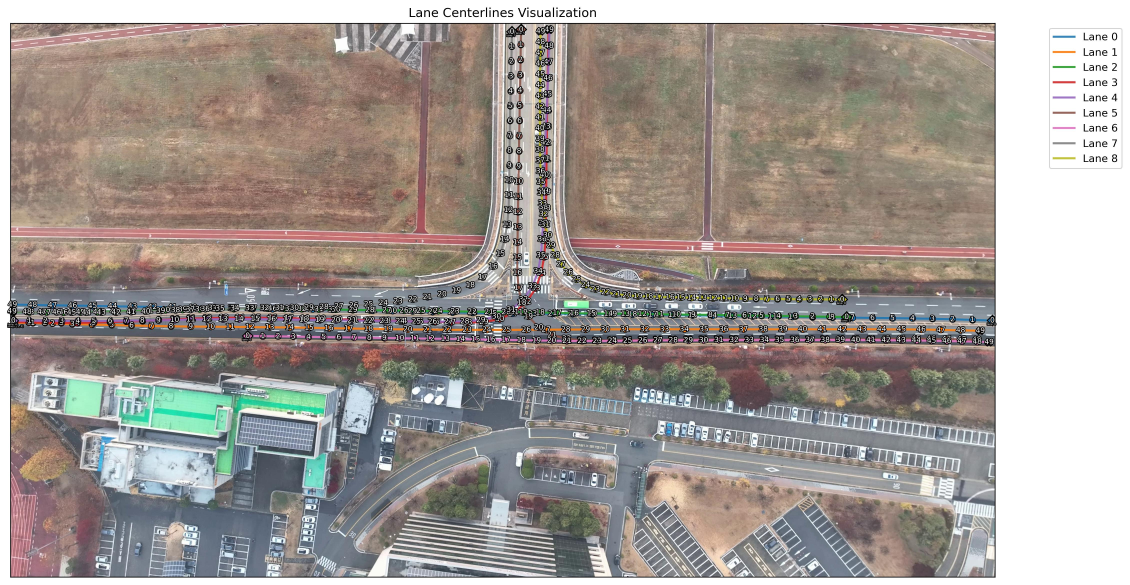
#> input picture data/lanes.jpg, 4518 x 2338 px (shown at 1/4 size)
$ python mark_lanes.py --image data/lanes.jpg --output out.png
#> lines starting #> are read from the running program, lines starting #| are printed output that depends on the picture; after the words box and inside, x2 and y2 are one past the last pixel; in counts of white or black regions, pixels touching at a corner belong together
#!/usr/bin/env python3
"""
Interactive Lane Marking Tool

Click on the image to mark lane centerlines. The lanes will be saved and used
for the traffic simulation.

Usage:
    python mark_lanes.py --image eda/data/media/SiteA.jpg --output eda/data/lanes.json
"""

import cv2
import numpy as np
import json
import argparse
from pathlib import Path
from typing import List, Tuple


class LaneMarker:
    """Interactive tool for marking lanes on an image."""

    def __init__(self, image_path: str, output_path: str):
        """
        Initialize the lane marker.

        Args:
            image_path: Path to the background image
            output_path: Path to save lane data
        """
#> called with image_path = 'data/lanes.jpg', output_path = 'out.png'
        self.image_path = image_path
        self.output_path = output_path

        # Load image
        self.image = cv2.imread(image_path)
#> self.image is the input picture: shape (2338, 4518, 3); mean B, G, R 147.9, 153.2, 161
        if self.image is None:
            raise ValueError(f"Could not load image: {image_path}")

        self.display_image = self.image.copy()
        self.height, self.width = self.image.shape[:2]
#> self.height = 2338; self.width = 4518

        # Lane storage: list of lanes, each lane is a list of points
        self.lanes: List[List[Tuple[int, int]]] = []
        self.current_lane: List[Tuple[int, int]] = []
        self.current_lane_id = 0

        # Zoom and pan state
        self.zoom_factor = 1.0
        self.pan_x = 0
        self.pan_y = 0
        self.is_panning = False
        self.pan_start_x = 0
        self.pan_start_y = 0

        # Setup window
        self.window_name = "Lane Marker - Click to mark lanes, 'n' for new lane, 's' to save, 'q' to quit"
        cv2.namedWindow(self.window_name, cv2.WINDOW_NORMAL)
        cv2.resizeWindow(self.window_name, 1920, 1080)
        cv2.setMouseCallback(self.window_name, self._mouse_callback)

        # Initialize window size
        self.win_width = 1920
        self.win_height = 1080

        # Instructions
        self._print_instructions()

    def _print_instructions(self):
        """Print instructions for the user."""
        print("="*60)
        print("LANE MARKING TOOL")
        print("="*60)
        print("\nInstructions:")
        print("  1. Click LEFT MOUSE to add points to current lane")
        print("  2. RIGHT MOUSE + DRAG to pan the image")
        print("  3. MOUSE WHEEL or +/- keys to zoom in/out")
        print("  4. Press 'n' to start a NEW lane")
        print("  5. Press 's' to SAVE lanes to file")
        print("  6. Press 'q' to QUIT")
        print("  7. Press 'c' to CLEAR current lane")
        print("  8. Press 'u' to UNDO last point")
        print("  9. Press '+' or '-' to ZOOM in/out")
        print(" 10. Press '0' to RESET zoom to fit window")
        print(" 11. Press 'r' to RESET zoom/pan")
        print("\nLane Numbering:")
        print("  Lane 1 = Most bottom line (southernmost)")
        print("  Lane 2 = Next line above Lane 1")
        print("  Lane 3 = Next line above Lane 2")
        print("  ... and so on")
        print("\nMark lanes from BOTTOM to TOP in order.")
        print("="*60)
        print(f"\nImage size: {self.width}x{self.height}")
#| Image size: 4518x2338
        print(f"Output will be saved to: {self.output_path}")
        print("\nStarting... (click on image to begin)\n")

    # [57 lines left out: function _mouse_callback, not called in this run]

    def _redraw(self):
        """Redraw the image with current lanes."""
        # Create working copy
        working_image = self.image.copy()

        # Draw all completed lanes
        for lane_id, lane_points in enumerate(self.lanes):
            if len(lane_points) >= 2:
                # Draw lane line
                points = np.array(lane_points, dtype=np.int32)
                cv2.polylines(working_image, [points], False, (0, 255, 0), 2)

                # Draw lane number at start
                if len(lane_points) > 0:
                    cv2.putText(working_image, f"L{lane_id + 1}",
                              (lane_points[0][0] + 10, lane_points[0][1] - 10),
                              cv2.FONT_HERSHEY_SIMPLEX, 0.7, (0, 255, 0), 2)

        # Draw current lane being marked
        if len(self.current_lane) >= 2:
            points = np.array(self.current_lane, dtype=np.int32)
            cv2.polylines(working_image, [points], False, (255, 0, 0), 2)

        # Draw all points
        for lane_id, lane_points in enumerate(self.lanes):
            for point in lane_points:
                cv2.circle(working_image, point, 5, (0, 255, 0), -1)

        for point in self.current_lane:
            cv2.circle(working_image, point, 5, (255, 0, 0), -1)

        # Draw lane number for current lane
        if len(self.current_lane) > 0:
            cv2.putText(working_image, f"L{self.current_lane_id + 1} (current)",
                      (self.current_lane[0][0] + 10, self.current_lane[0][1] - 10),
                      cv2.FONT_HERSHEY_SIMPLEX, 0.7, (255, 0, 0), 2)

        # Get actual window size
        try:
            win_rect = cv2.getWindowImageRect(self.window_name)
#> win_rect = (-1, -1, -1, -1)
            if win_rect[2] > 0 and win_rect[3] > 0:
                self.win_width = win_rect[2]
                self.win_height = win_rect[3]
        except:
            pass  # Use default if can't get window size

        # Calculate scale to fit image in window initially
        scale_to_fit_x = self.win_width / self.width
#> scale_to_fit_x = 0.425
        scale_to_fit_y = self.win_height / self.height
#> scale_to_fit_y = 0.462
        scale_to_fit = min(scale_to_fit_x, scale_to_fit_y) * 0.95  # 95% to leave some margin
#> scale_to_fit = 0.404

        # Apply zoom (relative to fit scale)
        effective_zoom = scale_to_fit * self.zoom_factor
#> effective_zoom = 0.404

        # Resize image based on effective zoom
        if effective_zoom != 1.0:
            new_width = int(self.width * effective_zoom)
#> new_width = 1823
            new_height = int(self.height * effective_zoom)
#> new_height = 943
            zoomed_image = cv2.resize(working_image, (new_width, new_height), interpolation=cv2.INTER_LINEAR)
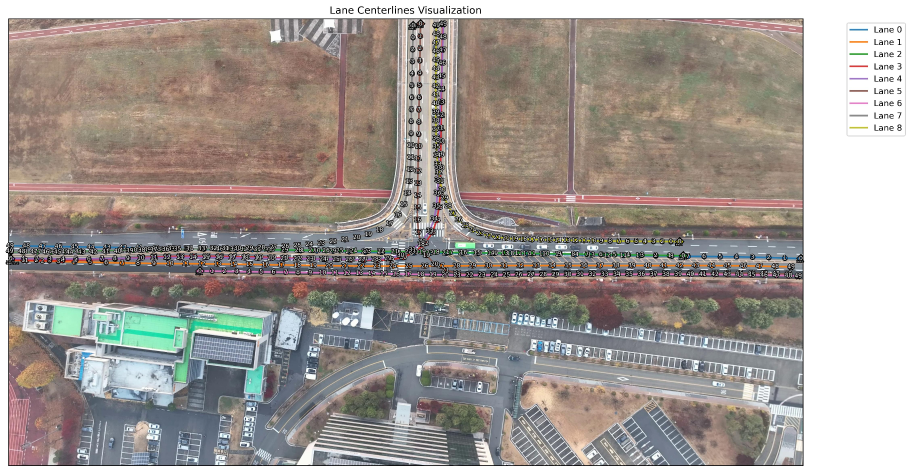
#> zoomed_image: shape (943, 1823, 3) (shown at 1/2 size); mean B, G, R 147.7, 153, 160.8
        else:
            zoomed_image = working_image

        # If zoomed image fits in window, center it and show whole image
        if zoomed_image.shape[0] <= self.win_height and zoomed_image.shape[1] <= self.win_width:
            # Image fits - center it
            pad_top = (self.win_height - zoomed_image.shape[0]) // 2
#> pad_top = 68
            pad_bottom = self.win_height - zoomed_image.shape[0] - pad_top
#> pad_bottom = 69
            pad_left = (self.win_width - zoomed_image.shape[1]) // 2
#> pad_left = 48
            pad_right = self.win_width - zoomed_image.shape[1] - pad_left
#> pad_right = 49
            self.display_image = cv2.copyMakeBorder(zoomed_image, pad_top, pad_bottom, pad_left, pad_right,
                                                   cv2.BORDER_CONSTANT, value=(0, 0, 0))
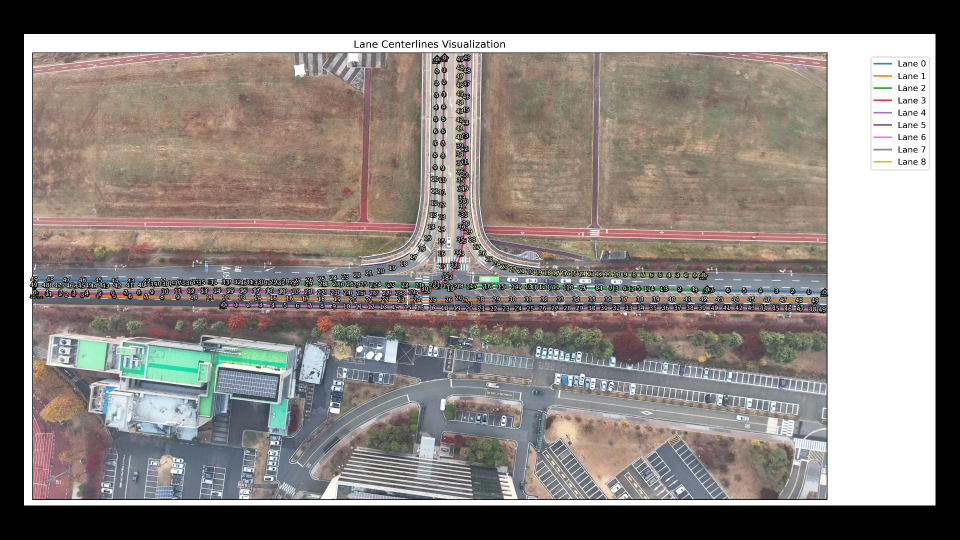
#> self.display_image: shape (1080, 1920, 3) (shown at 1/2 size); mean B, G, R 122.5, 126.8, 133.3
            # Reset pan when showing full image
            self.pan_x = 0
            self.pan_y = 0
        else:
            # Image is larger than window - apply pan (crop to window size)
            # Constrain pan to valid range: 0 to (zoomed_image_size - window_size)
            max_pan_x = max(0, zoomed_image.shape[1] - self.win_width)
            max_pan_y = max(0, zoomed_image.shape[0] - self.win_height)

            # Clamp pan coordinates to valid range
            self.pan_x = max(0, min(self.pan_x, max_pan_x))
            self.pan_y = max(0, min(self.pan_y, max_pan_y))

            # Calculate crop region
            start_x = int(self.pan_x)
            start_y = int(self.pan_y)
            end_x = min(zoomed_image.shape[1], start_x + self.win_width)
            end_y = min(zoomed_image.shape[0], start_y + self.win_height)

            # Crop image
            if start_x < end_x and start_y < end_y:
                cropped = zoomed_image[start_y:end_y, start_x:end_x]
                # Pad if needed to fill window
                if cropped.shape[0] < self.win_height or cropped.shape[1] < self.win_width:
                    pad_bottom = max(0, self.win_height - cropped.shape[0])
                    pad_right = max(0, self.win_width - cropped.shape[1])
                    cropped = cv2.copyMakeBorder(cropped, 0, pad_bottom, 0, pad_right,
                                               cv2.BORDER_CONSTANT, value=(0, 0, 0))
                self.display_image = cropped
            else:
                self.display_image = zoomed_image

        # Draw legend on display image
        legend_y = 30
        cv2.putText(self.display_image, f"Zoom: {self.zoom_factor:.2f}x | Pan: ({self.pan_x}, {self.pan_y})",
                   (10, legend_y), cv2.FONT_HERSHEY_SIMPLEX, 0.6, (255, 255, 255), 2)
        cv2.putText(self.display_image, "Green = Completed lanes, Red = Current lane",
                   (10, legend_y + 30), cv2.FONT_HERSHEY_SIMPLEX, 0.6, (255, 255, 255), 2)
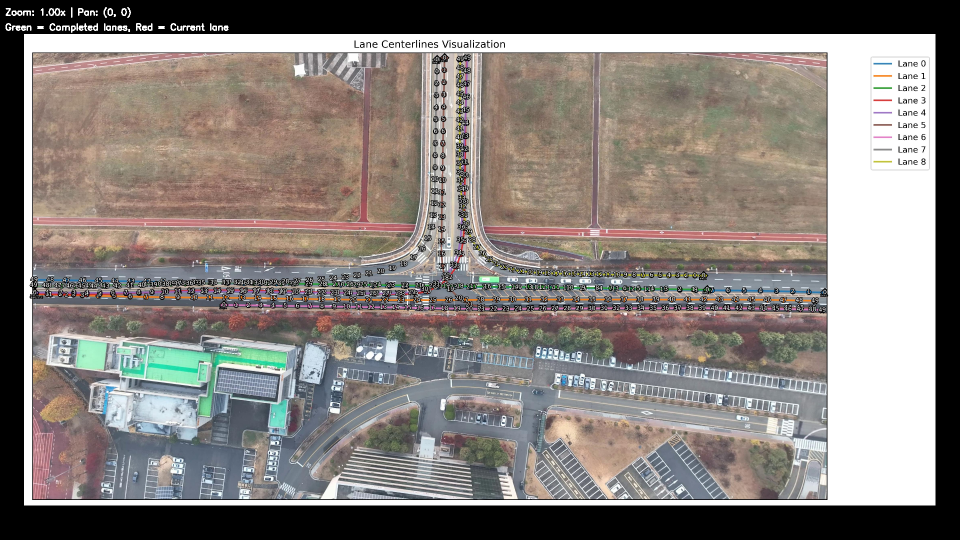
#> self.display_image: shape (1080, 1920, 3) (shown at 1/2 size); mean B, G, R 123, 127.3, 133.8
        cv2.putText(self.display_image, f"Lanes marked: {len(self.lanes)}",
                   (10, legend_y + 60), cv2.FONT_HERSHEY_SIMPLEX, 0.6, (255, 255, 255), 2)
#> self.display_image: shape (1080, 1920, 3); 0.01% of pixels changed, all inside (x1, y1, x2, y2) = (11, 76, 48, 92)

        cv2.imshow(self.window_name, self.display_image)

    # [58 lines left out: functions _finish_current_lane, _clear_current_lane, _undo_last_point, _save_lanes, not called in this run]

    def run(self):
        """Run the interactive marking tool."""
        self._redraw()

        while True:
            key = cv2.waitKey(1) & 0xFF
#> (key q is pressed here)

            if key == ord('q'):
                # Quit
                if self.current_lane:
                    print("\n⚠ Current lane not finished. Press 'n' to finish it first.")
                else:
                    break

            elif key == ord('n'):
                # New lane
                self._finish_current_lane()

            elif key == ord('s'):
                # Save
                if self.current_lane:
                    self._finish_current_lane()
                self._save_lanes()

            elif key == ord('c'):
                # Clear current lane
                self._clear_current_lane()

            elif key == ord('u'):
                # Undo last point
                self._undo_last_point()

            elif key == ord('+') or key == ord('='):
                # Zoom in
                self.zoom_factor = min(5.0, self.zoom_factor + 0.1)
                self._redraw()

            elif key == ord('-') or key == ord('_'):
                # Zoom out
                self.zoom_factor = max(0.2, self.zoom_factor - 0.1)
                self._redraw()

            elif key == ord('r'):
                # Reset zoom and pan
                self.zoom_factor = 1.0
                self.pan_x = 0
                self.pan_y = 0
                self._redraw()

            elif key == ord('0'):
                # Reset zoom to 1.0 (fit to window)
                self.zoom_factor = 1.0
                self.pan_x = 0
                self.pan_y = 0
                self._redraw()

        cv2.destroyAllWindows()

        # Auto-save on quit if there are lanes
        if self.lanes:
            if self.current_lane:
                self._finish_current_lane()
            self._save_lanes()


def main():
    parser = argparse.ArgumentParser(
        description="Interactive lane marking tool",
        formatter_class=argparse.RawDescriptionHelpFormatter,
        epilog="""
Examples:
  # Mark lanes on SiteA.jpg
  python mark_lanes.py --image eda/data/media/SiteA.jpg --output eda/data/lanes.json

Instructions:
  1. Click LEFT MOUSE to add points along a lane centerline
  2. Press 'n' to finish current lane and start a new one
  3. Press 's' to save lanes
  4. Press 'q' to quit

Lane Numbering:
  Lane 1 = Most bottom line (southernmost)
  Lane 2 = Next line above Lane 1
  Lane 3 = Next line above Lane 2
  ... mark from BOTTOM to TOP
        """
    )

    parser.add_argument('--image', required=True, help='Path to background image')
    parser.add_argument('--output', required=True, help='Output JSON file for lane data')

    args = parser.parse_args()

    try:
        marker = LaneMarker(args.image, args.output)
        marker.run()
    except KeyboardInterrupt:
        print("\n\nInterrupted by user")
    except Exception as e:
        print(f"\nError: {e}")
        import traceback
        traceback.print_exc()


if __name__ == "__main__":
    main()
